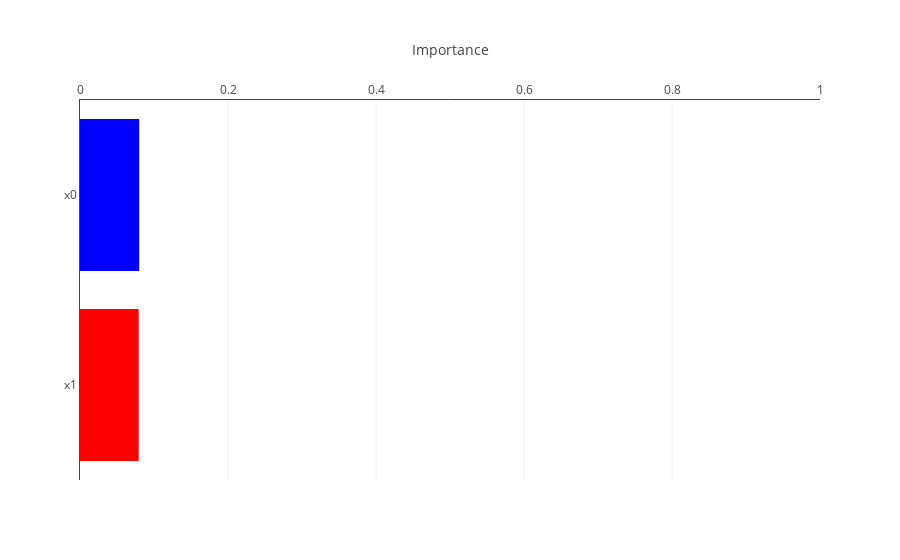

Write notebook code for a chart like this one.
### Code cell
explainer.plot_importances(X, pd.Series([0, 1, 0], name="my_label"), inline=True, colors=["red", "blue"])

### Figure 1 — Plotly figure (JSON) as saved in the notebook; plotly's stock layout.template omitted (floating-point values rounded to 4 significant figures)
{"data": [{"marker": {"color": ["red", "blue"]}, "orientation": "h", "type": "bar", "uid": "7ca9cf95-7f8f-46e8-8d94-f15e30ab6524", "x": [0.0793, 0.07997], "y": ["x1", "x0"]}], "layout": {"xaxis": {"range": [0, 1], "showline": true, "side": "top", "title": {"text": "Importance"}, "zeroline": false}, "yaxis": {"showline": true, "zeroline": false}}}
